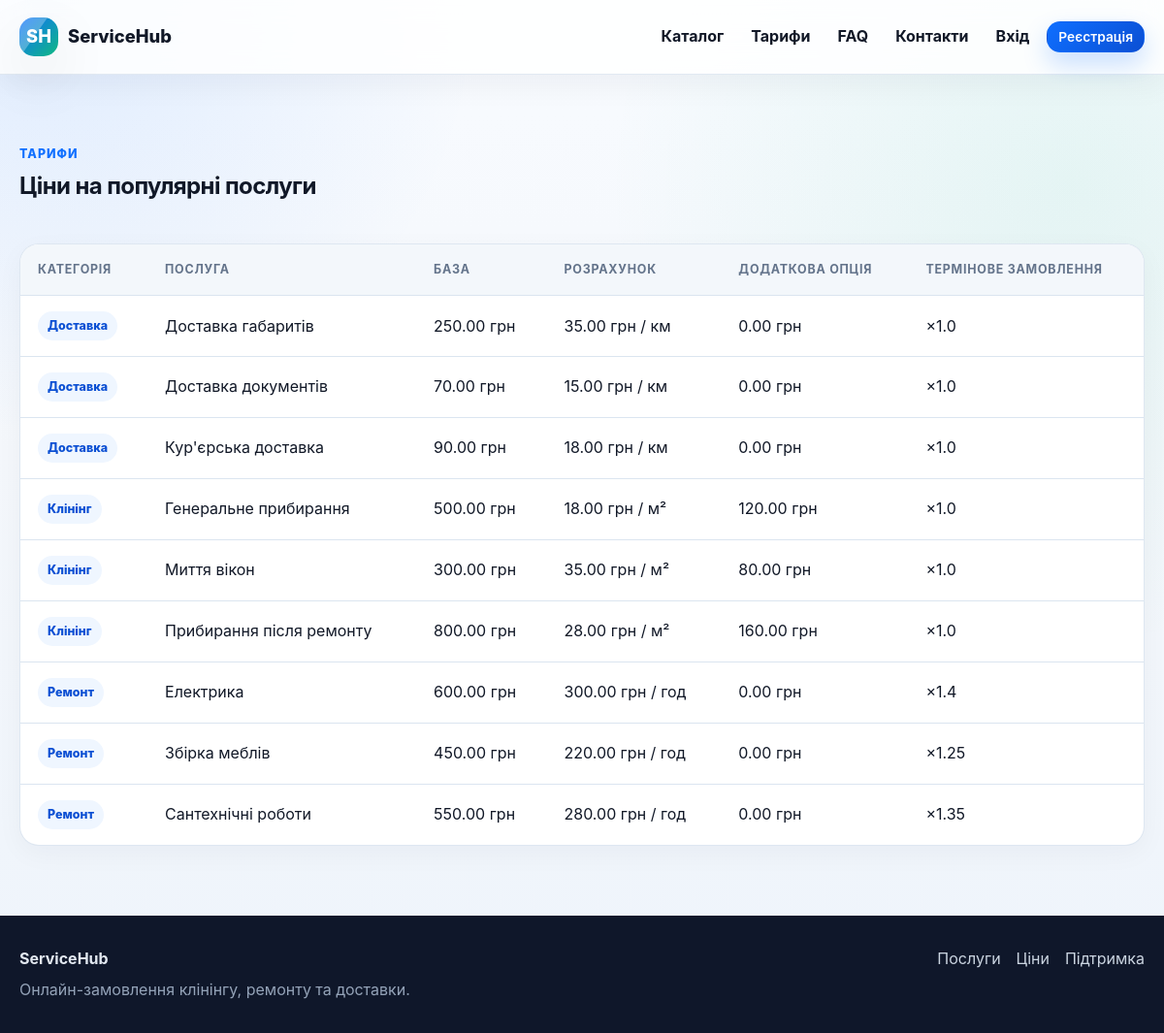
Screenshot of /prices with the database file from the repository.
### tables this page shows
CREATE TABLE prices (
    id INTEGER PRIMARY KEY AUTOINCREMENT,
    service_id INTEGER NOT NULL,
    base_price REAL NOT NULL DEFAULT 0,
    unit_price REAL NOT NULL DEFAULT 0,
    unit_name TEXT NOT NULL DEFAULT 'од.',
    extra_option_price REAL NOT NULL DEFAULT 0,
    urgent_multiplier REAL NOT NULL DEFAULT 1.0,
    is_active INTEGER NOT NULL DEFAULT 1,
    updated_at TEXT NOT NULL DEFAULT CURRENT_TIMESTAMP,
    FOREIGN KEY (service_id) REFERENCES services(id) ON DELETE CASCADE
);

CREATE TABLE categories (
    id INTEGER PRIMARY KEY AUTOINCREMENT,
    name TEXT NOT NULL UNIQUE,
    slug TEXT NOT NULL UNIQUE,
    description TEXT,
    is_active INTEGER NOT NULL DEFAULT 1,
    created_at TEXT NOT NULL DEFAULT CURRENT_TIMESTAMP
);

CREATE TABLE services (
    id INTEGER PRIMARY KEY AUTOINCREMENT,
    category_id INTEGER NOT NULL,
    name TEXT NOT NULL,
    slug TEXT NOT NULL,
    description TEXT,
    unit_label TEXT,
    is_active INTEGER NOT NULL DEFAULT 1,
    created_at TEXT NOT NULL DEFAULT CURRENT_TIMESTAMP,
    FOREIGN KEY (category_id) REFERENCES categories(id) ON DELETE RESTRICT,
    UNIQUE (category_id, slug)
);

### app.py (the view)
@app.route("/prices")
def prices_public():
    price_rows = db_all(
        """
        SELECT p.*, s.name AS service_name, c.name AS category_name, c.slug AS category_slug
        FROM prices p
        JOIN services s ON s.id = p.service_id
        JOIN categories c ON c.id = s.category_id
        WHERE p.is_active = 1 AND s.is_active = 1 AND c.is_active = 1
        ORDER BY c.name, s.name
        """
    )
    return render_template("prices.html", price_rows=price_rows)

### app.py (called while the page is built)
def get_db() -> sqlite3.Connection:
    if "db" not in g:
        db = sqlite3.connect(app.config["DATABASE"])
        db.row_factory = sqlite3.Row
        db.execute("PRAGMA foreign_keys = ON")
        g.db = db
    return g.db

def db_all(query: str, params: tuple = ()) -> list[sqlite3.Row]:
    return get_db().execute(query, params).fetchall()

def money(value: float | int | str | None) -> str:
    if value is None or value == "":
        return "—"
    try:
        return f"{float(value):,.2f} грн".replace(",", " ")
    except (TypeError, ValueError):
        return str(value)

def current_user() -> sqlite3.Row | None:
    user_id = session.get("user_id")
    if not user_id:
        return None
    return db_one("SELECT * FROM users WHERE id = ?", (user_id,))

@app.before_request
def load_logged_in_user():
    g.user = current_user()
    if g.user and g.user["is_blocked"] and request.endpoint not in {"logout", "static"}:
        session.clear()
        g.user = None
        flash("Ваш обліковий запис заблоковано адміністратором.", "danger")
        return redirect(url_for("login"))
    return None

@app.context_processor
def inject_globals() -> dict:
    return {
        "current_user": getattr(g, "user", None),
        "roles": ROLES,
        "specializations": SPECIALIZATIONS,
        "order_statuses": ORDER_STATUSES,
        "worker_status_options": WORKER_STATUS_OPTIONS,
        "format_datetime": format_datetime,
        "money": money,
        "role_label": role_label,
        "spec_label": spec_label,
        "active_label": active_label,
        "status_class": status_class,
        "payment_status_label": payment_status_label,
        "payment_status_class": payment_status_class,
    }

### templates/prices.html (shortened to what this page needs)
{% extends 'base.html' %}
{% block content %}
<section class="section">
    <div class="container">
        <div class="section-head">
            <div>
                <div class="eyebrow">Тарифи</div>
                <h1>Ціни на популярні послуги</h1>
            </div>
        </div>
        <div class="table-card">
            <table>
                <thead>
                <tr>
                    <th>Категорія</th>
                    <th>Послуга</th>
                    <th>База</th>
                    <th>Розрахунок</th>
                    <th>Додаткова опція</th>
                    <th>Термінове замовлення</th>
                </tr>
                </thead>
                <tbody>
                {% for price in price_rows %}
                    <tr>
                        <td><span class="badge badge-soft">{{ price.category_name }}</span></td>
                        <td>{{ price.service_name }}</td>
                        <td>{{ money(price.base_price) }}</td>
                        <td>{{ money(price.unit_price) }} / {{ price.unit_name }}</td>
                        <td>{{ money(price.extra_option_price) }}</td>
                        <td>×{{ price.urgent_multiplier }}</td>
                    </tr>
                {% endfor %}
                </tbody>
            </table>
        </div>
    </div>
</section>
{% endblock %}

### static/css/style.css (style rules this page uses)
:root { --bg: #f6f8fb; --surface: #ffffff; --surface-2: #eef4ff; --text: #172033; --muted: #64748b; --line: #dbe3ef; --primary: #2563eb; --primary-dark: #1d4ed8; --danger: #dc2626; --success: #16a34a; --warning: #d97706; --shadow: 0 18px 50px rgba(15, 23, 42, 0.08); --radius: 18px; }
* { box-sizing: border-box; }
html { scroll-behavior: smooth; }
body { margin: 0; font-family: Inter, ui-sans-serif, system-ui, -apple-system, BlinkMacSystemFont, "Segoe UI", sans-serif; color: var(--text); background: var(--bg); line-height: 1.6; }
.container { width: min(1180px, calc(100% - 32px)); margin: 0 auto; }
.section { padding: 64px 0; }
.section-head { display: flex; justify-content: space-between; align-items: flex-start; gap: 24px; margin-bottom: 28px; }
.section-head h1, .section-head h2 { margin: 4px 0 8px; }
.eyebrow { color: var(--primary); font-weight: 800; text-transform: uppercase; letter-spacing: .08em; font-size: .78rem; }
.badge, .status-pill { display: inline-flex; align-items: center; width: fit-content; border-radius: 999px; padding: 5px 10px; font-size: .78rem; font-weight: 800; background: #eef2ff; color: #3730a3; white-space: nowrap; }
.badge-soft { background: #eff6ff; color: var(--primary-dark); }
.table-card { width: 100%; overflow-x: auto; background: var(--surface); border: 1px solid var(--line); border-radius: var(--radius); box-shadow: 0 8px 28px rgba(15, 23, 42, .04); }
table { width: 100%; border-collapse: collapse; min-width: 760px; }
th, td { text-align: left; padding: 15px 16px; border-bottom: 1px solid var(--line); vertical-align: middle; }
th { font-size: .78rem; text-transform: uppercase; letter-spacing: .06em; color: var(--muted); background: #f8fafc; }
tr:last-child td { border-bottom: 0; }
body { background: radial-gradient(circle at top left, rgba(37, 99, 235, .08), transparent 34rem), radial-gradient(circle at bottom right, rgba(124, 58, 237, .07), transparent 32rem), var(--bg); }
tbody tr { transition: background .18s ease; }
:root { --bg: #f4f7fb; --surface: #ffffff; --surface-2: #edf5ff; --text: #111827; --muted: #64748b; --line: #dbe5f0; --primary: #0f6fff; --primary-dark: #0b4fd3; --accent: #10b981; --danger: #dc2626; --success: #16a34a; --warning: #d97706; --shadow: 0 22px 60px rgba(15, 23, 42, 0.10); --radius: 22px; }
body { background: radial-gradient(circle at 4% 0%, rgba(15, 111, 255, .10), transparent 28rem), radial-gradient(circle at 92% 18%, rgba(16, 185, 129, .08), transparent 30rem), linear-gradient(180deg, #f8fbff 0%, var(--bg) 44%, #eef4fb 100%); }
.container { width: min(1220px, calc(100% - 40px)); }
.card, .stat-card, .step-card, .table-card, .filter-bar, .side-card, .panel { border-color: rgba(219, 229, 240, .9); }
.section { padding: 72px 0; }
.section-head { margin-bottom: 32px; }
.section-head h1, .section-head h2 { letter-spacing: -.025em; }
.eyebrow { color: var(--primary); }
.table-card { border-radius: 20px; }
th { background: #f3f7fb; }
td, th { padding: 16px 18px; }

### rows the page displays
prices: category_name "Доставка", service_name "Доставка габаритів", base_price "250.00 грн", unit_price "35.00 грн", unit_name "км", extra_option_price "0.00 грн", urgent_multiplier "1.0"
prices: category_name "Доставка", service_name "Доставка документів", base_price "70.00 грн", unit_price "15.00 грн", unit_name "км", extra_option_price "0.00 грн", urgent_multiplier "1.0"
prices: category_name "Доставка", service_name "Кур'єрська доставка", base_price "90.00 грн", unit_price "18.00 грн", unit_name "км", extra_option_price "0.00 грн", urgent_multiplier "1.0"
prices: category_name "Клінінг", service_name "Генеральне прибирання", base_price "500.00 грн", unit_price "18.00 грн", unit_name "м²", extra_option_price "120.00 грн", urgent_multiplier "1.0"
prices: category_name "Клінінг", service_name "Миття вікон", base_price "300.00 грн", unit_price "35.00 грн", unit_name "м²", extra_option_price "80.00 грн", urgent_multiplier "1.0"
prices: category_name "Клінінг", service_name "Прибирання після ремонту", base_price "800.00 грн", unit_price "28.00 грн", unit_name "м²", extra_option_price "160.00 грн", urgent_multiplier "1.0"
prices: category_name "Ремонт", service_name "Електрика", base_price "600.00 грн", unit_price "300.00 грн", unit_name "год", extra_option_price "0.00 грн", urgent_multiplier "1.4"
prices: category_name "Ремонт", service_name "Збірка меблів", base_price "450.00 грн", unit_price "220.00 грн", unit_name "год", extra_option_price "0.00 грн", urgent_multiplier "1.25"
prices: category_name "Ремонт", service_name "Сантехнічні роботи", base_price "550.00 грн", unit_price "280.00 грн", unit_name "год", extra_option_price "0.00 грн", urgent_multiplier "1.35"
